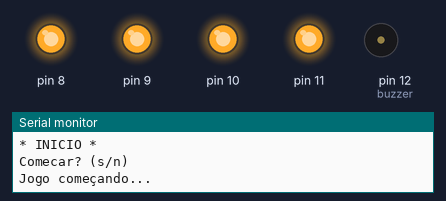
The sketch below on a simulated Arduino Uno, built with avr-gcc and run on an emulated ATmega328P. On the bench: output pins drawn as LEDs (lit = HIGH), buzzer (waves = sounding), the last lines printed to the serial monitor. Random numbers use the default seed unless the sketch sets one.

Above: at 0.1 s.
At 5.1 s:
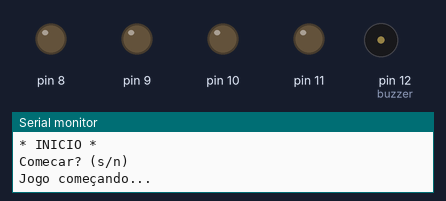
At 7.1 s:
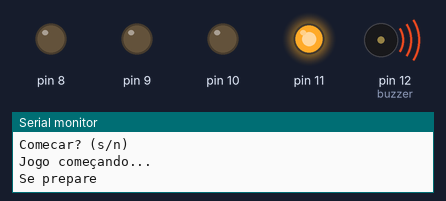
At 39.8 s:
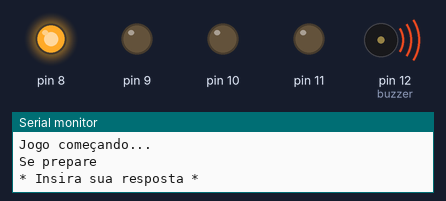
Timing chart, 0 to 40.0 s (numbered marks = the images above):
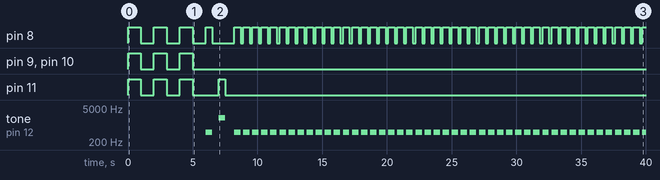

The sketch:

JogoDaMemoriaCompleto.ino
```cpp
String recebido;
String sequenciaNumerica = "";
int led;
long numeroGerado;
char stateGame = 0;
int sequencia;
String botoes = "";
int buzzer = 12;
int x = 0;
int botao;

void setup() {
  // Iniciar comunicacao serie
  Serial.begin(9600);
  // Definir LEDs como OUTPUTs pinos 8,9,10 e 11
  for(int led = 8; led <= 11; led++){
    pinMode(led, OUTPUT);
  }
  // Definir Botoes como OUTPUTs pinos 2,3,4 e 5
  for(int botao = 2; botao <= 5; botao++){
      pinMode(botao, INPUT_PULLUP); ;
 }
  pinMode(buzzer, OUTPUT);
  // Definir a seed do gerador de números aleatórios
  randomSeed(analogRead(0));
}

void loop() {
  switch (stateGame) {
    case 0:
      // inicio de jogo
      Serial.println("* INICIO *");
      Serial.println("Comecar? (s/n)");
      if (digitalRead(botao == 1) == LOW){
        stateGame = 1;
        Serial.println("Jogo começando...");
        piscaled(1000,3);
      } else if(digitalRead(botao == 2) == LOW ) {
        stateGame = 3;
        Serial.println("Jogo não iniciado");
        piscaled(300,5);
      }
      break;


    case 1:
      // Nivel 1
      for(int i = 2;i < 100; i++){
      botoes = "";
      Serial.println("Se prepare");
      geraSequencia(500, i);
      leserial(i);
      if (botoes == sequenciaNumerica){

        Serial.println("Parabens! proximo nivel");
        piscaled(1000,3);
      } else {
        stateGame = 2;
        Serial.println("Errooooo!!!");
        piscaled(300,5);
        break;
      }
}

    case 2:
      // Game over!!!
      Serial.println("Game Over");
      piscaled(100,5);
      stateGame = 3;
      break;

    case 3:
      Serial.println("jogar novamente? (s/n)");
      if (digitalRead(botao == 1) == LOW){
        stateGame = 1;
        Serial.println("Jogo comecando...");
        piscaled(500,3);
      } else if(digitalRead(botao == 2) == LOW ) {
        stateGame = 3;
        Serial.println("Jogo não iniciado");
        piscaled(300,5);
      }
      break;
  }
}

void leserial(int i){
  Serial.println("* Insira sua resposta *");
  while(1) {
    if (digitalRead(botao == 1) == LOW){
        delay(200);
        botoes = botoes + 1;
        digitalWrite(8, HIGH);
        tone(buzzer, 500);
        delay(500);
        noTone(buzzer);
        digitalWrite(8, LOW);
        x++;
      }else if (digitalRead(botao == 2) == LOW){
        delay(200);
        botoes = botoes + 2;
        digitalWrite(9, HIGH);
        tone(buzzer, 1000);
        delay(500);
        noTone(buzzer);
        digitalWrite(9, LOW);
        x++;
      }else if (digitalRead(botao == 3) == LOW){
        delay(200);
        botoes = botoes + 3;
        digitalWrite(10, HIGH);
        tone(buzzer, 1500);
        delay(500);
        noTone(buzzer);
        digitalWrite(10, LOW);
        x++;
      }else if (digitalRead(botao == 4) == LOW){
        delay(200);
        botoes = botoes + 4;
        digitalWrite(11, HIGH);
        tone(buzzer, 2000);
        delay(500);
        noTone(buzzer);
        digitalWrite(11, LOW);
        x++;
      }else if (x == i){
        x = 0;
        delay(500);
        break;
      }
   }
}

void piscaled(int tempo, int vezes){
  for(int i = 0;i < vezes; i++){
    for(int led = 8; led <= 11; led++){
      digitalWrite(led, HIGH);
    }
    delay(tempo);
    for(int led = 8; led <= 11; led++){
      digitalWrite(led, LOW);
    }
    delay(tempo);
  }
}


void geraSequencia (int tempo, int sequencia){
  // Criar uma lista de inteiros com o tamanho que e passado como argumento
  int ordemLeds[sequencia];

  // Gerar sequencia aleatoria
  for (int i = 0; i < sequencia; i++){
    numeroGerado = random(1, 5);
    ordemLeds[i] = numeroGerado;
  }

  // Inicialmente, a String sequenciaNumerica é uma String vazia
  sequenciaNumerica = "";

  // Pisca os LEDs na sequencia gerada
  for (int j = 0; j < sequencia; j++){
    led = ordemLeds[j];
    if (led == 1){
      digitalWrite(8, HIGH);
      tone(buzzer, 500);
      delay(tempo);
      noTone(buzzer);
      digitalWrite(8, LOW);
      delay(tempo);
    }else if (led == 2){
      digitalWrite(9, HIGH);
      tone(buzzer, 1000);
      delay(tempo);
      noTone(buzzer);
      digitalWrite(9, LOW);
      delay(tempo);
    }else if (led == 3){
      digitalWrite(10, HIGH);
      tone(buzzer, 1500);
      delay(tempo);
      noTone(buzzer);
      digitalWrite(10, LOW);
      delay(tempo);
    }else if (led == 4){
      digitalWrite(11, HIGH);
      tone(buzzer, 2000);
      delay(tempo);
      noTone(buzzer);
      digitalWrite(11, LOW);
      delay(tempo);
    }
    // Converte a lista numa String
    sequenciaNumerica = sequenciaNumerica + led;
  }
}
```

Measured:
- by itself, pin 8: goes 3 × (HIGH 1.0 s, LOW 1.0 s), HIGH 0.50 s, LOW 1.7 s, 45 × (HIGH 0.50 s, LOW 0.20 s), then HIGH
- by itself, pin 9, pin 10: alternates HIGH for 1.0 s and LOW for 1.0 s, 6 changes in all, then stays LOW
- by itself, pin 11: LOW → HIGH at 0.00 s, → LOW 1.0 s later, → HIGH 1.0 s later, → LOW 1.0 s later, … (8 changes in this stretch)
- by itself, tone on pin 12 (buzzer): plays 500 Hz for 0.50 s, 2000 Hz for 0.50 s, 500 Hz for 0.50 s, 500 Hz for 0.50 s, 500 Hz for 0.50 s, 500 Hz for 0.50 s … (48 notes in this stretch)
